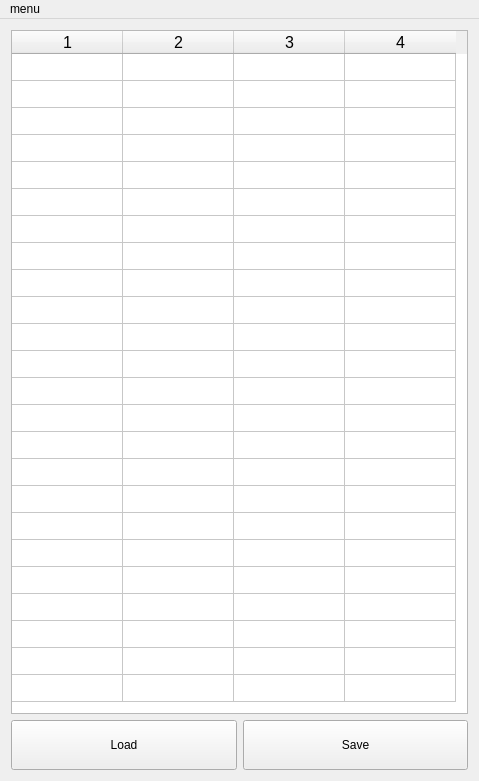
<?xml version="1.0" encoding="UTF-8"?>
<ui version="4.0">
 <class>MainWindow</class>
 <widget class="QMainWindow" name="MainWindow">
  <property name="geometry">
   <rect>
    <x>0</x>
    <y>0</y>
    <width>479</width>
    <height>781</height>
   </rect>
  </property>
  <property name="windowTitle">
   <string>MainWindow</string>
  </property>
  <widget class="QWidget" name="centralWidget">
   <layout class="QVBoxLayout" name="verticalLayout">
    <item>
     <widget class="QTableWidget" name="tableWidget">
      <property name="font">
       <font>
        <pointsize>12</pointsize>
       </font>
      </property>
      <property name="lineWidth">
       <number>1</number>
      </property>
      <property name="midLineWidth">
       <number>0</number>
      </property>
      <property name="rowCount">
       <number>24</number>
      </property>
      <property name="columnCount">
       <number>4</number>
      </property>
      <attribute name="horizontalHeaderVisible">
       <bool>true</bool>
      </attribute>
      <attribute name="horizontalHeaderCascadingSectionResizes">
       <bool>false</bool>
      </attribute>
      <attribute name="horizontalHeaderDefaultSectionSize">
       <number>111</number>
      </attribute>
      <attribute name="horizontalHeaderHighlightSections">
       <bool>true</bool>
      </attribute>
      <attribute name="horizontalHeaderStretchLastSection">
       <bool>false</bool>
      </attribute>
      <attribute name="verticalHeaderVisible">
       <bool>false</bool>
      </attribute>
      <attribute name="verticalHeaderDefaultSectionSize">
       <number>27</number>
      </attribute>
      <row/>
      <row/>
      <row/>
      <row/>
      <row/>
      <row/>
      <row/>
      <row/>
      <row/>
      <row/>
      <row/>
      <row/>
      <row/>
      <row/>
      <row/>
      <row/>
      <row/>
      <row/>
      <row/>
      <row/>
      <row/>
      <row/>
      <row/>
      <row/>
      <column/>
      <column/>
      <column/>
      <column/>
     </widget>
    </item>
    <item>
     <layout class="QHBoxLayout" name="horizontalLayout">
      <item>
       <widget class="QPushButton" name="pushButton_2">
        <property name="minimumSize">
         <size>
          <width>0</width>
          <height>50</height>
         </size>
        </property>
        <property name="text">
         <string>Load</string>
        </property>
       </widget>
      </item>
      <item>
       <widget class="QPushButton" name="pushButton">
        <property name="minimumSize">
         <size>
          <width>0</width>
          <height>50</height>
         </size>
        </property>
        <property name="text">
         <string>Save</string>
        </property>
       </widget>
      </item>
     </layout>
    </item>
   </layout>
  </widget>
  <widget class="QMenuBar" name="menuBar">
   <property name="geometry">
    <rect>
     <x>0</x>
     <y>0</y>
     <width>479</width>
     <height>22</height>
    </rect>
   </property>
   <widget class="QMenu" name="menuMenu">
    <property name="title">
     <string>menu</string>
    </property>
   </widget>
   <addaction name="menuMenu"/>
  </widget>
 </widget>
 <layoutdefault spacing="6" margin="11"/>
 <resources/>
 <connections/>
</ui>
